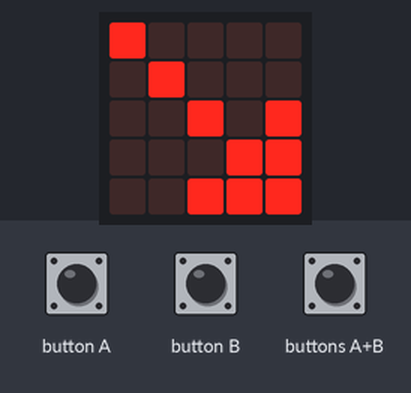
The program below on a simulated BBC micro:bit (MakeCode). Parts: the board's 5×5 LED display. Inputs (shaded band) come from the test bench.

Above: at 2.4 s.
2.5 s: button A pressed for 0.15 s
At 3.3 s:
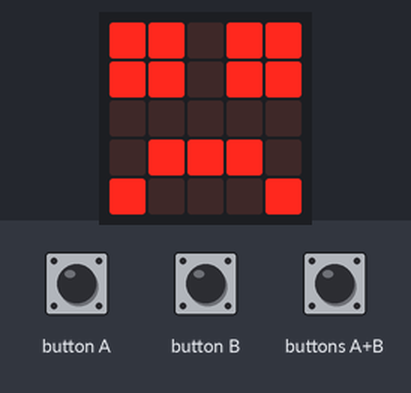
4.1 s: button B pressed for 0.15 s
At 5.4 s:
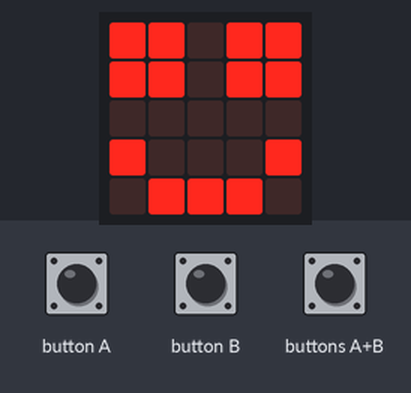
5.7 s: buttons A+B pressed for 0.15 s
At 6.9 s:
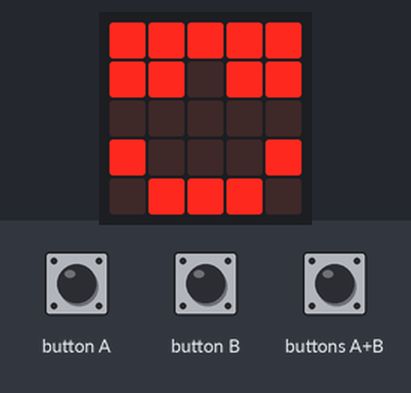
Timing chart, 0 to 8.7 s (numbered marks = the images above; inputs shaded):
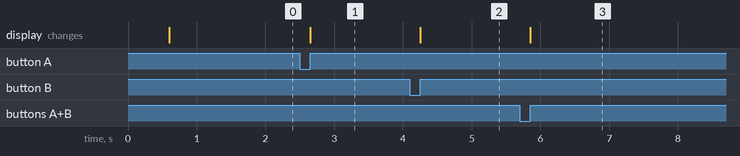

The program:

main.ts
```typescript
input.onButtonPressed(Button.A, function () {
    basic.showLeds(`
        # # . # #
        # # . # #
        . . . . .
        . # # # .
        # . . . #
        `)
})
input.onButtonPressed(Button.AB, function () {
    basic.showLeds(`
        # # # # #
        # # . # #
        . . . . .
        # . . . #
        . # # # .
        `)
})
input.onButtonPressed(Button.B, function () {
    basic.showLeds(`
        # # . # #
        # # . # #
        . . . . .
        # . . . #
        . # # # .
        `)
})
basic.showIcon(IconNames.Yes)
basic.showArrow(ArrowNames.SouthEast)
```

test.ts
```typescript
// tests gaan hier; deze zal niet worden gecompileerd wanneer dit pakket wordt gebruikt als extensie.
```

Measured:
- after the input at 2.5 s, the display: changes after 0.15 s (image 1)
- after the input at 4.1 s, the display: changes after 0.15 s (image 2)
- after the input at 5.7 s, the display: changes after 0.15 s (image 3)
